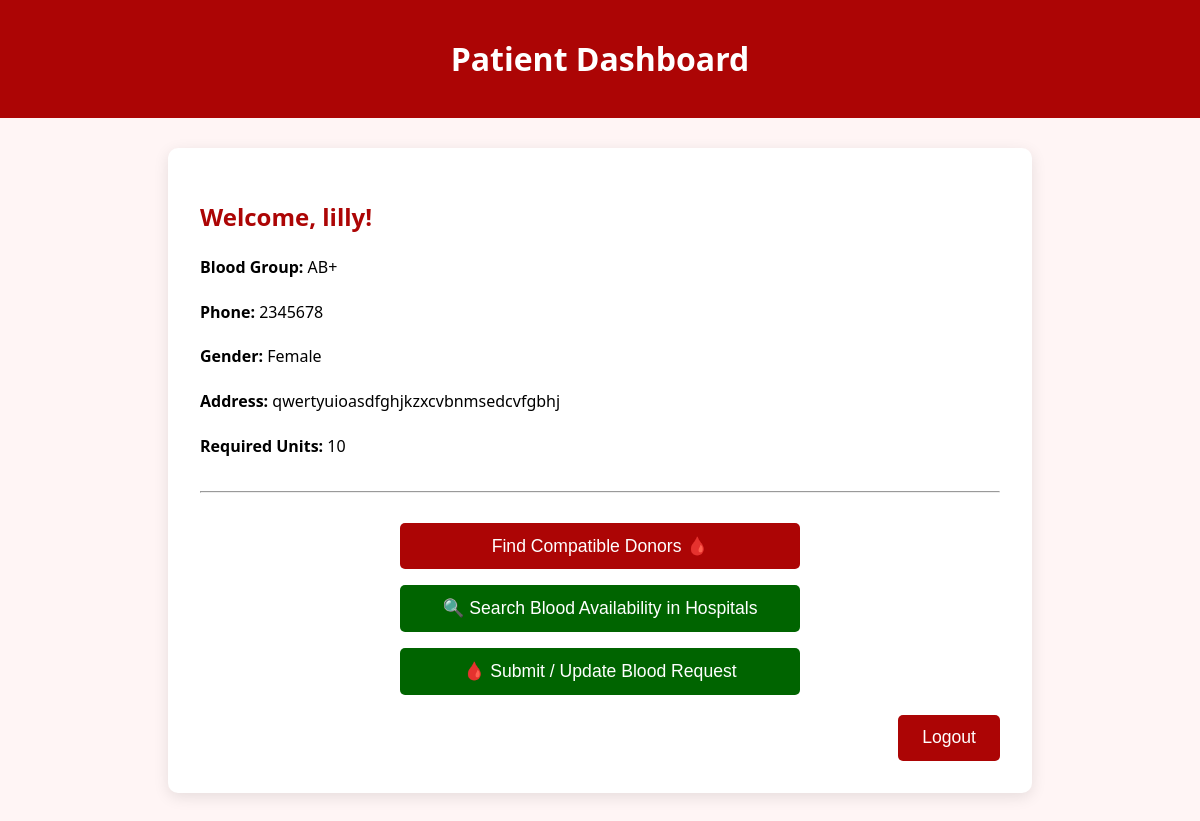
Page /patient-dashboard/ (signed in) on the earlier database version.
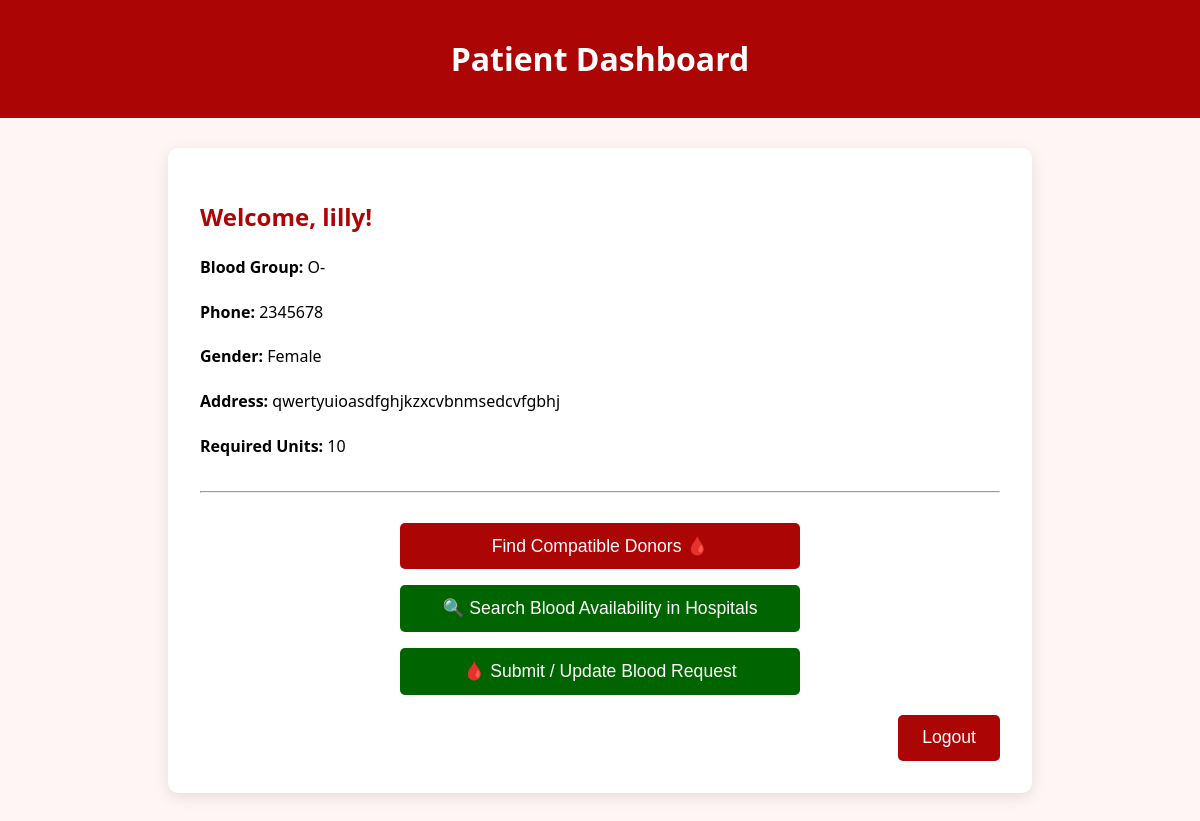
Same page on the later database version.
### bloodmanager/models.py (models this page shows, shortened)
class Patient(models.Model):
    user = models.OneToOneField(User, on_delete=models.CASCADE)
    phone = models.CharField(max_length=15)
    gender = models.CharField(max_length=10)
    blood_group = models.CharField(max_length=3, choices=BLOOD_GROUP_CHOICES)
    address = models.TextField()
    required_units = models.PositiveIntegerField(default=1)
    approved = models.BooleanField(default=False)

### bloodmanager/views.py (the view)
# urls.py: path('patient-dashboard/', views.patient_dashboard, name='patient-dashboard'),
@login_required
def patient_dashboard(request):
    patient = Patient.objects.get(user=request.user)
    history = Patient.objects.filter(user=request.user).order_by('-id')
    no_request_message = None
    if not history.exists():
        no_request_message = "You have not submitted any blood request yet."
    context = {
        'patient': patient,
        'is_approved': patient.approved,
        'history': history,
        'no_request_message': no_request_message,
    }
    return render(request, 'patient/patient_dashboard.html', context)

### bloodmanager/templates/patient/patient_dashboard.html (shortened to what this page needs)
<!DOCTYPE html>
<html lang="en">
<head>
</head>
<body>
<header>
    <h1>Patient Dashboard</h1>
</header>
<div class="container">
    <h2>Welcome, {{ patient.user.username }}!</h2>
    <div class="info">
        <p><strong>Blood Group:</strong> {{ patient.blood_group }}</p>
        <p><strong>Phone:</strong> {{ patient.phone }}</p>
        <p><strong>Gender:</strong> {{ patient.gender }}</p>
        <p><strong>Address:</strong> {{ patient.address }}</p>
        <p><strong>Required Units:</strong> {{ patient.required_units }}</p>
    </div>
    <hr style="margin: 30px 0;">
        {% if is_approved %}
        <p style="text-align: center;">
            <a href="{% url 'search-donors' %}" style="text-decoration: none;">
                <button style="width: 60%; max-width: 400px;">
                    Find Compatible Donors 🩸
                </button>
            </a>
        </p>
    {% else %}
        <div style="text-align: center; background: #fff3cd; color: #856404; padding: 15px; border-radius: 8px;">
            <strong>⏳ Waiting for Admin Approval</strong><br>
            You’ll be able to find donors once your blood request is approved.
        </div>
    {% endif %}
    <p style="text-align: center; margin-top: 15px;">
        <a href="{% url 'search-hospitals' %}" style="text-decoration: none;">
            <button style="width: 60%; max-width: 400px; background: #006400;">
                🔍 Search Blood Availability in Hospitals
            </button>
        </a>
    </p>
    {% if  patient.approved %}
    <p style="text-align:center; margin-top:15px;">
        <a href="{% url 'submit-blood-request' %}">
            <button style="width:60%; max-width:400px; background:#006400;">
                🩸 Submit / Update Blood Request
            </button>
        </a>
    </p>
    {% endif %}
    <div class="logout">
        <form method="POST" action="{% url 'logout' %}">
            <button type="submit">Logout</button>
        </form>
    </div>
</div>
</body>
</html>

Differences in the rows shown:
changed Patient "Female": blood_group "AB+" → "O-"
